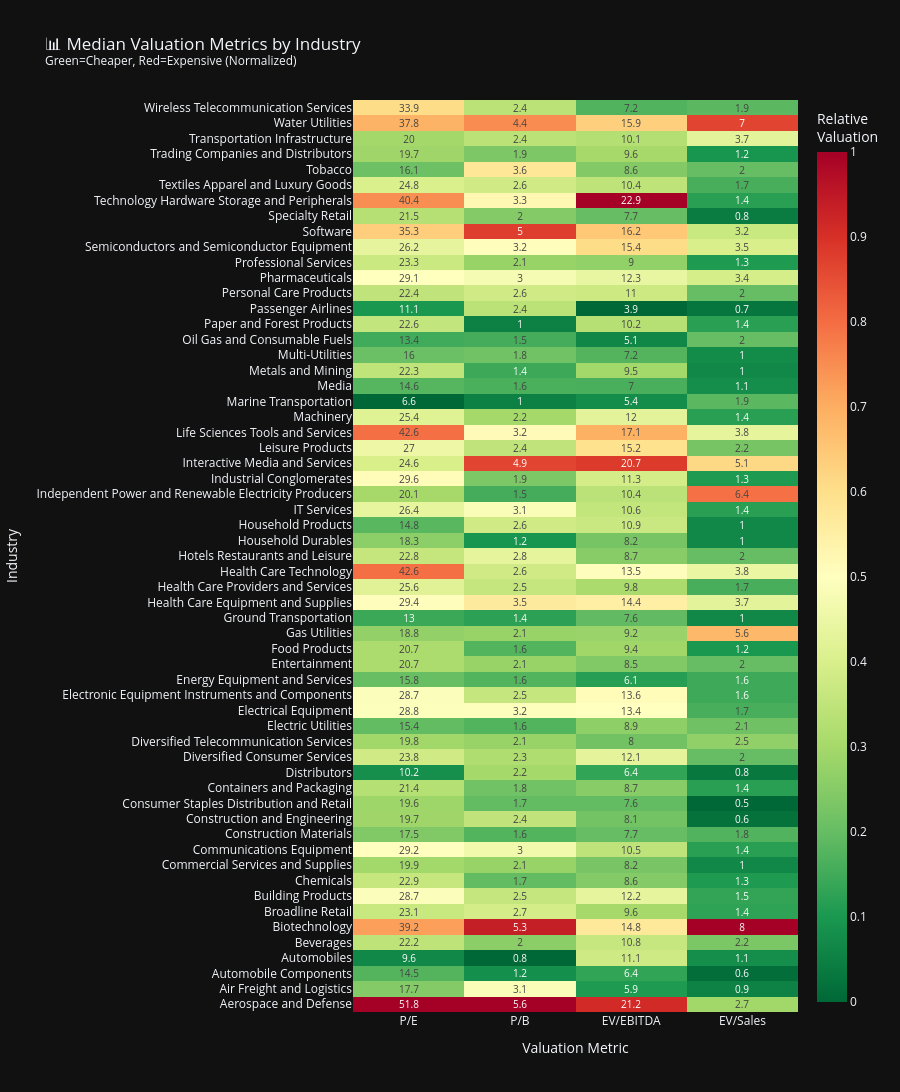

Notebook code for this chart:
### Markdown cell above
### 3.1 Valuation Ratios
We use Bayesian analysis to estimate true valuation means and visualize valuation metrics across industries.

### Code cell
val_results = bayesian_category_analysis(df, 'Valuation Ratios', FEATURE_CATEGORIES['Valuation Ratios'])
val_distributions = fit_distributions_by_category(df, 'Valuation Ratios', FEATURE_CATEGORIES['Valuation Ratios'])
create_interactive_valuation_heatmap(df).show()

### Figure 1 — Plotly figure (JSON) as saved in the notebook; plotly's stock layout.template omitted (floating-point values rounded to 4 significant figures; data arrays with more than 128 entries replaced by an {"elided": "..."} marker saying what was removed)
{"data": [{"colorbar": {"title": {"text": "Relative<br>Valuation"}}, "colorscale": [[0.0, "rgb(0,104,55)"], [0.1, "rgb(26,152,80)"], [0.2, "rgb(102,189,99)"], [0.3, "rgb(166,217,106)"], [0.4, "rgb(217,239,139)"], [0.5, "rgb(255,255,191)"], [0.6, "rgb(254,224,139)"], [0.7, "rgb(253,174,97)"], [0.8, "rgb(244,109,67)"], [0.9, "rgb(215,48,39)"], [1.0, "rgb(165,0,38)"]], "customdata": {"elided": "59x4 str values"}, "hovertemplate": "%{customdata}<extra></extra>", "text": {"elided": "59x4 float values"}, "textfont": {"size": 10}, "texttemplate": "%{text}", "x": ["P/E", "P/B", "EV/EBITDA", "EV/Sales"], "y": ["Aerospace and Defense", "Air Freight and Logistics", "Automobile Components", "Automobiles", "Beverages", "Biotechnology", "Broadline Retail", "Building Products", "Chemicals", "Commercial Services and Supplies", "Communications Equipment", "Construction Materials", "Construction and Engineering", "Consumer Staples Distribution and Retail", "Containers and Packaging", "Distributors", "Diversified Consumer Services", "Diversified Telecommunication Services", "Electric Utilities", "Electrical Equipment", "Electronic Equipment Instruments and Components", "Energy Equipment and Services", "Entertainment", "Food Products", "Gas Utilities", "Ground Transportation", "Health Care Equipment and Supplies", "Health Care Providers and Services", "Health Care Technology", "Hotels Restaurants and Leisure", "Household Durables", "Household Products", "IT Services", "Independent Power and Renewable Electricity Producers", "Industrial Conglomerates", "Interactive Media and Services", "Leisure Products", "Life Sciences Tools and Services", "Machinery", "Marine Transportation", "Media", "Metals and Mining", "Multi-Utilities", "Oil Gas and Consumable Fuels", "Paper and Forest Products", "Passenger Airlines", "Personal Care Products", "Pharmaceuticals", "Professional Services", "Semiconductors and Semiconductor Equipment", "Software", "Specialty Retail", "Technology Hardware Storage and Peripherals", "Textiles Apparel and Luxury Goods", "Tobacco", "Trading Companies and Distributors", "Transportation Infrastructure", "Water Utilities", "Wireless Telecommunication Services"], "z": {"elided": "59x4 float values"}, "type": "heatmap"}], "layout": {"title": {"text": "📊 Median Valuation Metrics by Industry<br><sup>Green=Cheaper, Red=Expensive (Normalized)</sup>"}, "height": 1475, "xaxis": {"title": {"text": "Valuation Metric"}}, "yaxis": {"title": {"text": "Industry"}}}}
